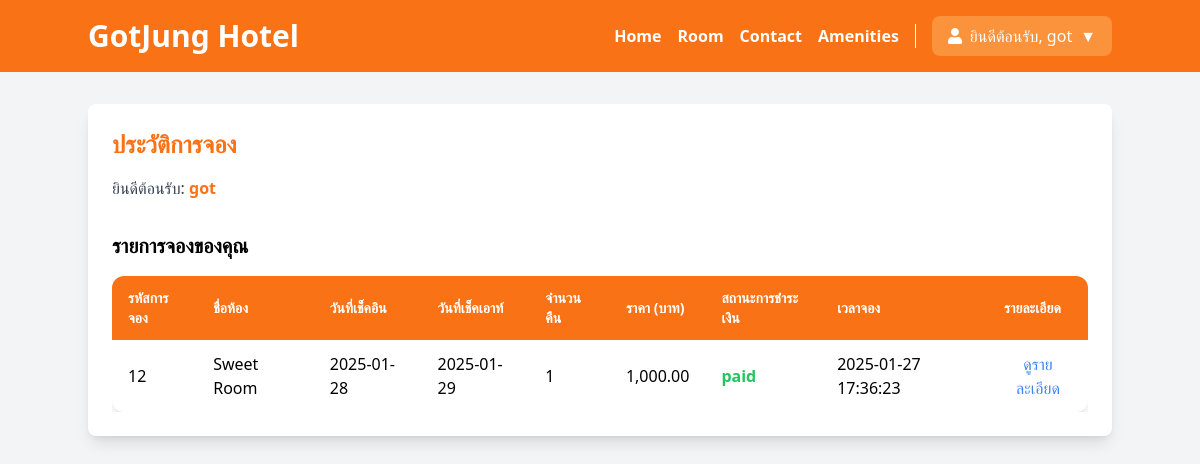
The page /user/Profile.php (signed in) on the database its author committed.
### tables this page shows
CREATE TABLE `bookings` (
  `id_booking` int(11) NOT NULL,
  `id_rooms` int(11) NOT NULL,
  `booking_date` timestamp NOT NULL DEFAULT current_timestamp(),
  `payment_status` enum('pending','paid') DEFAULT 'pending',
  `id_customers` int(11) NOT NULL,
  `check_in` date NOT NULL,
  `check_out` date NOT NULL,
  `nights` int(11) NOT NULL,
  `total_price` decimal(10,2) NOT NULL,
  `payment_slip` varchar(255) DEFAULT NULL
);

CREATE TABLE `rooms` (
  `id_rooms` int(11) NOT NULL,
  `name_rooms` varchar(100) NOT NULL,
  `price` decimal(10,2) DEFAULT NULL,
  `image` varchar(200) NOT NULL,
  `gallery_image1` varchar(255) DEFAULT NULL,
  `gallery_image2` varchar(255) DEFAULT NULL,
  `gallery_image3` varchar(255) DEFAULT NULL,
  `gallery_image4` varchar(255) DEFAULT NULL,
  `description` text DEFAULT NULL,
  `amenities` text DEFAULT NULL,
  `type_rooms` varchar(50) DEFAULT NULL
);

### user/Profile.php (the view, shortened to what this page needs)
<?php
$customer_name = $_SESSION['customer_name'];
$customer_id = $_SESSION['id_customers'];
include '../includes/db_connect.php';
$stmt = $conn->prepare("
    SELECT
        b.id_booking,
        b.check_in,
        b.check_out,
        b.nights,
        b.total_price,
        b.booking_date,
        b.payment_status,
        r.name_rooms
    FROM bookings b
    JOIN rooms r ON b.id_rooms = r.id_rooms
    WHERE b.id_customers = ?
    ORDER BY b.booking_date DESC
");
$stmt->bind_param("i", $customer_id);
$stmt->execute();
$result = $stmt->get_result();
?>
<!DOCTYPE html>
<html lang="en">
<head>
    <script src="https://cdn.tailwindcss.com"></script>
    <link href="https://cdnjs.cloudflare.com/ajax/libs/font-awesome/5.15.4/css/all.min.css" rel="stylesheet">
    <link href="https://cdnjs.cloudflare.com/ajax/libs/aos/2.3.4/aos.css" rel="stylesheet">
    <link rel="stylesheet" href="../assets/css/index.css">
</head>
<body class="bg-gray-100 font-sans leading-normal tracking-normal">
 <header class="bg-orange-500 text-white py-4">
        <div class="container mx-auto flex justify-between items-center">
            <h1 class="text-3xl font-bold">GotJung Hotel</h1>
            <div class="flex items-center space-x-4 relative">
                <nav class="flex space-x-4 font-bold">
                    <a href="../index.php" class="hover:text-gray-200">Home</a>
                    <a href="../pages/room.php" class="hover:text-gray-200">Room</a>
                    <a href="#contact" class="hover:text-gray-200">Contact</a>
                    <a href="#amenities" class="hover:text-gray-200">Amenities</a>
                </nav>
                <?php if (isset($_SESSION['customer_name'])): ?>
                    <div class="relative">
                        <button id="dropdownButton" class="bg-orange-400 px-4 py-2 rounded-lg hover:bg-orange-700 transition focus:outline-none flex items-center space-x-2">
                            <i class="fas fa-user"></i>
                            <span>ยินดีต้อนรับ, <?php echo htmlspecialchars($_SESSION['customer_name']); ?></span>
                            <span>▼</span>
                        </button>
                    </div>
                <?php endif; ?>
            </div>
        </div>
    </header>
<main class="container mx-auto mt-8 p-6 bg-white shadow-lg rounded-lg">
    <h1 class="text-2xl font-bold mb-4 text-orange-500">ประวัติการจอง</h1>
    <p class="text-gray-700">ยินดีต้อนรับ: <span class="font-semibold text-orange-500"><?php echo htmlspecialchars($customer_name); ?></span></p>
    <section class="mt-8">
        <h2 class="text-xl font-bold mb-4">รายการจองของคุณ</h2>
        <div class="overflow-x-auto">
            <table class="min-w-full border-collapse bg-white rounded-xl shadow-lg">
                <thead class="bg-orange-500 text-white">
                    <tr>
                        <th class="py-3 px-4 text-left text-sm font-bold rounded-tl-xl">รหัสการจอง</th>
                        <th class="py-3 px-4 text-left text-sm font-bold">ชื่อห้อง</th>
                        <th class="py-3 px-4 text-left text-sm font-bold">วันที่เช็คอิน</th>
                        <th class="py-3 px-4 text-left text-sm font-bold">วันที่เช็คเอาท์</th>
                        <th class="py-3 px-4 text-left text-sm font-bold">จำนวนคืน</th>
                        <th class="py-3 px-4 text-left text-sm font-bold">ราคา (บาท)</th>
                        <th class="py-3 px-4 text-left text-sm font-bold">สถานะการชำระเงิน</th>
                        <th class="py-3 px-4 text-left text-sm font-bold">เวลาจอง</th>
                        <th class="py-3 px-4 text-left text-sm font-bold rounded-tr-xl">รายละเอียด</th>
                    </tr>
                </thead>
                <tbody class="divide-y divide-gray-200">
                    <?php if ($result->num_rows > 0): ?>
                        <?php while ($row = $result->fetch_assoc()): ?>
                            <tr class="hover:bg-gray-100">
                                <td class="py-3 px-4"><?php echo htmlspecialchars($row['id_booking']); ?></td>
                                <td class="py-3 px-4"><?php echo htmlspecialchars($row['name_rooms']); ?></td>
                                <td class="py-3 px-4"><?php echo htmlspecialchars($row['check_in']); ?></td>
                                <td class="py-3 px-4"><?php echo htmlspecialchars($row['check_out']); ?></td>
                                <td class="py-3 px-4"><?php echo htmlspecialchars($row['nights']); ?></td>
                                <td class="py-3 px-4"><?php echo number_format($row['total_price'], 2); ?></td>
                                <td class="py-3 px-4">
                                    <span class="<?php echo $row['payment_status'] == 'paid' ? 'text-green-500 font-bold' : 'text-red-500 font-bold'; ?>">
                                        <?php echo htmlspecialchars($row['payment_status']); ?>
                                    </span>
                                </td>
                                <td class="py-3 px-4"><?php echo htmlspecialchars($row['booking_date']); ?></td>
                                <td class="py-3 px-4 text-center">
                                    <a href="../pages/booking_success.php?id=<?php echo $row['id_booking']; ?>"
                                    class="text-blue-500 hover:underline">
                                        ดูรายละเอียด
                                    </a>
                                </td>
                            </tr>
                        <?php endwhile; ?>
                    <?php else: ?>
                        <tr>
                            <td colspan="9" class="text-center py-4 text-gray-500">ไม่มีประวัติการจอง</td>
                        </tr>
                    <?php endif; ?>
                </tbody>
            </table>
        </div>
    </section>
</main>
</body>
</html>

### rows shown on the page
bookings: id_booking "12", id_rooms.name_rooms "Sweet Room", check_in "2025-01-28", check_out "2025-01-29", nights "1", total_price "1,000.00", payment_status "paid", booking_date "2025-01-27 17:36:23"

### other values the page prints
$_SESSION['customer_name'] "got"
$customer_name "got"
